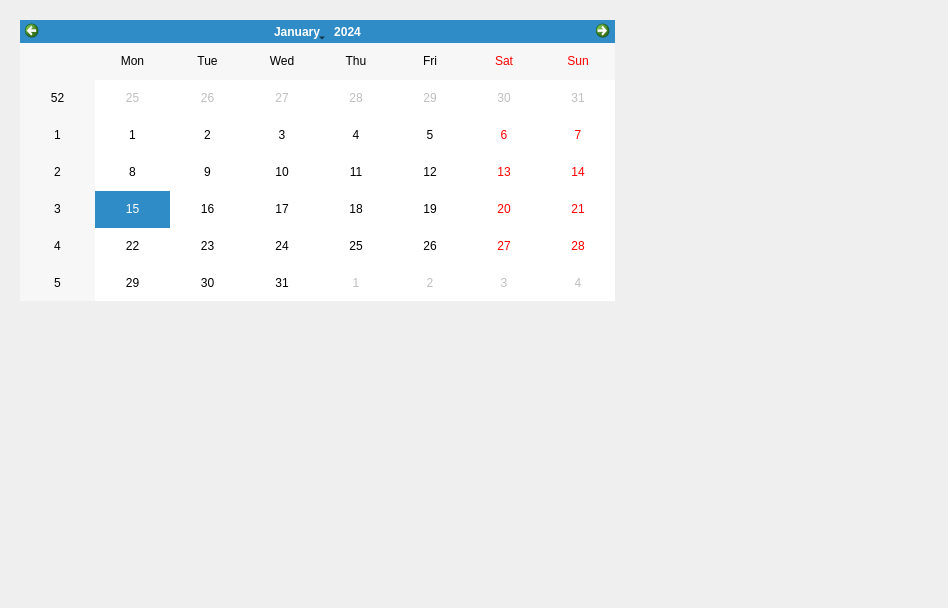
<?xml version="1.0" encoding="UTF-8"?>
<ui version="4.0">
 <class>ShowSearchedStaffData</class>
 <widget class="QWidget" name="ShowSearchedStaffData">
  <property name="geometry">
   <rect>
    <x>0</x>
    <y>0</y>
    <width>948</width>
    <height>608</height>
   </rect>
  </property>
  <property name="windowTitle">
   <string>Form</string>
  </property>
  <layout class="QGridLayout" name="layout_main" columnstretch="2,1">
   <item row="0" column="0">
    <widget class="QWidget" name="widget_showCalendar_container" native="true">
     <layout class="QGridLayout" name="layout_left" rowstretch="1,1">
      <item row="1" column="0">
       <widget class="QWidget" name="widget_showHistoryChart_container" native="true"/>
      </item>
      <item row="0" column="0">
       <widget class="QCalendarWidget" name="calendarWidget"/>
      </item>
     </layout>
    </widget>
   </item>
   <item row="0" column="1">
    <widget class="QWidget" name="widget_showStaffData_container" native="true"/>
   </item>
  </layout>
 </widget>
 <resources/>
 <connections/>
</ui>
